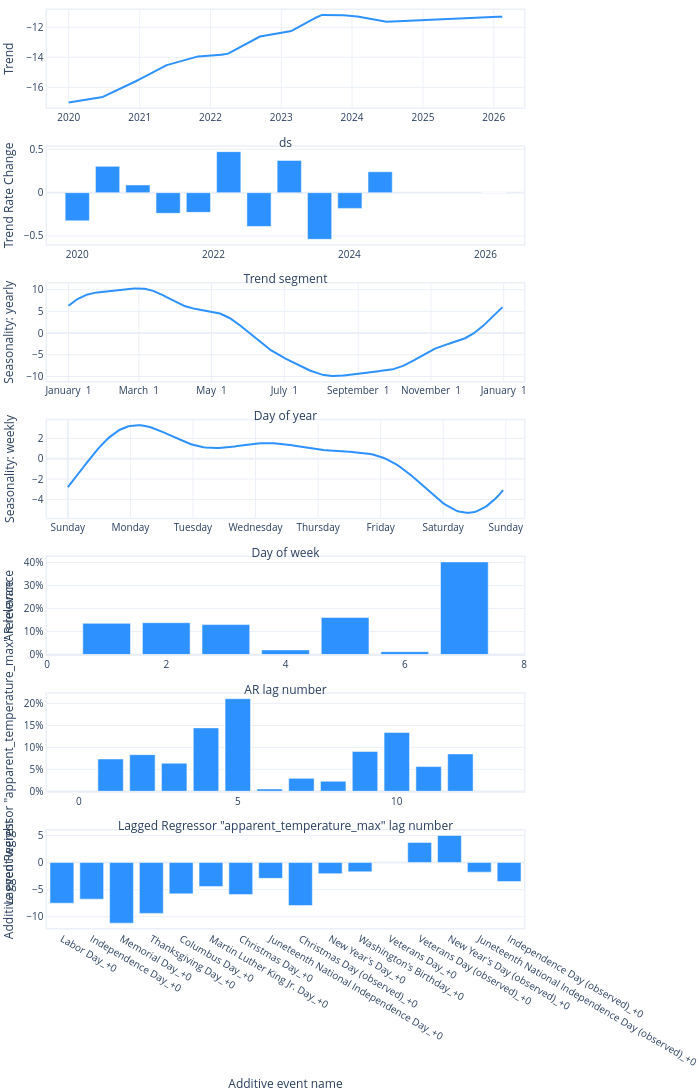

The cell this chart's notebook holds for it:
### Code cell
model.plot_parameters()

### Figure 1 — Plotly figure (JSON) as saved in the notebook; plotly's stock layout.template omitted (floating-point values rounded to 4 significant figures; data arrays with more than 128 entries replaced by an {"elided": "..."} marker saying what was removed)
{"data": [{"fill": "none", "line": {"color": "#2d92ff", "width": 2}, "mode": "lines", "name": "Trend", "type": "scatter", "x": {"elided": "2237 str values"}, "xaxis": "x", "y": {"elided": "2237 float values"}, "yaxis": "y"}, {"marker": {"color": "#2d92ff"}, "name": "Trend Rate Change", "type": "bar", "x": ["2020-01-01T00:00:00", "2020-06-11T14:50:10.909091", "2020-11-21T05:40:21.818182", "2021-05-02T20:30:32.727273", "2021-10-12T11:20:43.636364", "2022-03-24T02:10:54.545455", "2022-09-02T17:01:05.454545", "2023-02-12T07:51:16.363636", "2023-07-24T22:41:27.272727", "2024-01-03T13:31:38.181818", "2024-06-14T04:21:49.090909", "2026-02-14T00:00:00"], "xaxis": "x2", "y": [-0.3256, 0.3043, 0.0892, -0.2382, -0.2274, 0.4739, -0.3899, 0.3725, -0.5384, -0.1814, 0.2414, 0], "yaxis": "y2"}, {"fill": "none", "line": {"color": "#2d92ff", "width": 2}, "mode": "lines", "name": "yearly", "type": "scatter", "x": {"elided": "365 str values"}, "xaxis": "x3", "y": {"elided": "365 float values"}, "yaxis": "y3"}, {"fill": "none", "line": {"color": "#2d92ff", "width": 2}, "mode": "lines", "name": "weekly", "type": "scatter", "x": {"elided": "168 int values"}, "xaxis": "x4", "y": {"elided": "168 float values"}, "yaxis": "y4"}, {"marker": {"color": "#2d92ff"}, "name": "AR", "type": "bar", "x": [7, 6, 5, 4, 3, 2, 1], "xaxis": "x5", "y": [0.4029, 0.01214, 0.1613, 0.01989, 0.13, 0.1384, 0.1354], "yaxis": "y5"}, {"marker": {"color": "#2d92ff"}, "name": "Lagged Regressor \"apparent_temperature_max\"", "type": "bar", "x": [12, 11, 10, 9, 8, 7, 6, 5, 4, 3, 2, 1], "xaxis": "x6", "y": [0.08513, 0.05628, 0.134, 0.09069, 0.02276, 0.02935, 0.005142, 0.2111, 0.1445, 0.064, 0.08348, 0.07355], "yaxis": "y6"}, {"marker": {"color": "#2d92ff"}, "name": "Additive event", "type": "bar", "width": 0.8, "x": ["Labor Day_+0", "Independence Day_+0", "Memorial Day_+0", "Thanksgiving Day_+0", "Columbus Day_+0", "Martin Luther King Jr. Day_+0", "Christmas Day_+0", "Juneteenth National Independence Day_+0", "Christmas Day (observed)_+0", "New Year's Day_+0", "Washington's Birthday_+0", "Veterans Day_+0", "Veterans Day (observed)_+0", "New Year's Day (observed)_+0", "Juneteenth National Independence Day (observed)_+0", "Independence Day (observed)_+0"], "xaxis": "x7", "y": [-7.491, -6.753, -11.17, -9.377, -5.771, -4.437, -5.91, -2.916, -7.93, -2.045, -1.709, -0.03898, 3.706, 5.001, -1.769, -3.501], "yaxis": "y7"}], "layout": {"autosize": true, "font": {"size": 10}, "height": 1470, "hovermode": "x unified", "margin": {"b": 0, "l": 0, "pad": 0, "r": 10, "t": 10}, "showlegend": false, "title": {"font": {"size": 12}}, "width": 700, "xaxis": {"anchor": "y", "domain": [0, 1], "linewidth": 1.5, "mirror": true, "range": ["2019-09-11T00:00:00", "2026-06-06T00:00:00"], "showline": true, "title": {"text": "ds"}, "type": "date"}, "xaxis2": {"anchor": "y2", "domain": [0, 1], "linewidth": 1.5, "mirror": true, "range": ["2019-07-22T09:09:49.090909", "2026-07-26T14:50:10.909091"], "showline": true, "title": {"text": "Trend segment"}, "type": "date"}, "xaxis3": {"anchor": "y3", "domain": [0, 1], "linewidth": 1.5, "mirror": true, "range": ["2016-12-14T00:00:00", "2018-01-18T00:00:00"], "showline": true, "tickformat": "%B %e", "title": {"text": "Day of year"}}, "xaxis4": {"anchor": "y4", "domain": [0, 1], "linewidth": 1.5, "mirror": true, "range": [-8, 175], "showline": true, "tickmode": "array", "ticktext": ["Sunday", "Monday", "Tuesday", "Wednesday", "Thursday", "Friday", "Saturday", "Sunday", "Sunday"], "tickvals": [0, 24, 48, 72, 96, 120, 144, 168, 192], "title": {"text": "Day of week"}}, "xaxis5": {"anchor": "y5", "domain": [0, 1], "linewidth": 1.5, "mirror": true, "range": [0, 8], "showline": true, "title": {"text": "AR lag number"}}, "xaxis6": {"anchor": "y6", "domain": [0, 1], "linewidth": 1.5, "mirror": true, "range": [-1, 14], "showline": true, "title": {"text": "Lagged Regressor \"apparent_temperature_max\" lag number"}}, "xaxis7": {"anchor": "y7", "domain": [0, 1], "linewidth": 1.5, "mirror": true, "showline": true, "title": {"text": "Additive event name"}}, "yaxis": {"anchor": "x", "domain": [0.8939, 1], "linewidth": 1.5, "mirror": true, "rangemode": "normal", "showline": true, "title": {"text": "Trend"}}, "yaxis2": {"anchor": "x2", "domain": [0.7449, 0.851], "linewidth": 1.5, "mirror": true, "rangemode": "normal", "showline": true, "title": {"text": "Trend Rate Change"}}, "yaxis3": {"anchor": "x3", "domain": [0.5959, 0.702], "linewidth": 1.5, "mirror": true, "rangemode": "normal", "showline": true, "title": {"text": "Seasonality: yearly"}}, "yaxis4": {"anchor": "x4", "domain": [0.4469, 0.5531], "linewidth": 1.5, "mirror": true, "rangemode": "normal", "showline": true, "title": {"text": "Seasonality: weekly"}}, "yaxis5": {"anchor": "x5", "domain": [0.298, 0.4041], "linewidth": 1.5, "mirror": true, "rangemode": "normal", "showline": true, "tickformat": ",.0%", "title": {"text": "AR relevance"}}, "yaxis6": {"anchor": "x6", "domain": [0.149, 0.2551], "linewidth": 1.5, "mirror": true, "rangemode": "normal", "showline": true, "tickformat": ",.0%", "title": {"text": "Lagged Regressor \"apparent_temperature_max\" relevance"}}, "yaxis7": {"anchor": "x7", "domain": [0, 0.1061], "linewidth": 1.5, "mirror": true, "rangemode": "normal", "showline": true, "title": {"text": "Additive event weight"}}}}
